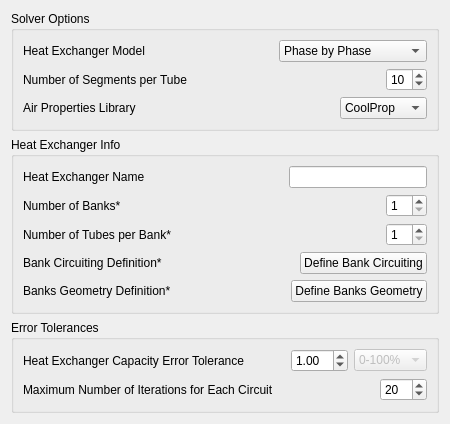
     <widget class="QWidget" name="Basic">
      <attribute name="title">
       <string>Basic Info</string>
      </attribute>
      <layout class="QVBoxLayout" name="verticalLayout_2">
       <item>
        <widget class="QGroupBox" name="Microchannel_solver_options_group">
         <property name="title">
          <string>Solver Options</string>
         </property>
         <layout class="QVBoxLayout" name="verticalLayout_4">
          <item>
           <layout class="QHBoxLayout" name="horizontalLayout_5">
            <item>
             <widget class="QLabel" name="Microchannel_mode_label">
              <property name="text">
               <string>Heat Exchanger Model</string>
              </property>
             </widget>
            </item>
            <item>
             <spacer name="horizontalSpacer_9">
              <property name="orientation">
               <enum>Qt::Horizontal</enum>
              </property>
              <property name="sizeHint" stdset="0">
               <size>
                <width>40</width>
                <height>20</height>
               </size>
              </property>
             </spacer>
            </item>
            <item>
             <widget class="QComboBox" name="Microchannel_mode">
              <property name="currentIndex">
               <number>1</number>
              </property>
              <item>
               <property name="text">
                <string>Segment by Segment</string>
               </property>
              </item>
              <item>
               <property name="text">
                <string>Phase by Phase</string>
               </property>
              </item>
             </widget>
            </item>
           </layout>
          </item>
          <item>
           <layout class="QHBoxLayout" name="horizontalLayout_6">
            <item>
             <widget class="QLabel" name="Microchannel_N_segments_label">
              <property name="toolTip">
               <string>Segment by segment devides each tube to number of segments, while phase by phase solve each phase as one segment</string>
              </property>
              <property name="text">
               <string>Number of Segments per Tube</string>
              </property>
             </widget>
            </item>
            <item>
             <spacer name="horizontalSpacer_10">
              <property name="orientation">
               <enum>Qt::Horizontal</enum>
              </property>
              <property name="sizeHint" stdset="0">
               <size>
                <width>40</width>
                <height>20</height>
               </size>
              </property>
             </spacer>
            </item>
            <item>
             <widget class="QSpinBox" name="Microchannel_N_segments">
              <property name="toolTip">
               <string>Segment by segment devides each tube to number of segments, while phase by phase solve each phase as one segment</string>
              </property>
              <property name="minimum">
               <number>1</number>
              </property>
              <property name="maximum">
               <number>50</number>
              </property>
              <property name="value">
               <number>10</number>
              </property>
             </widget>
            </item>
           </layout>
          </item>
          <item>
           <layout class="QHBoxLayout" name="horizontalLayout_7">
            <item>
             <widget class="QLabel" name="Microchannel_accurate_label">
              <property name="toolTip">
               <string>Coolprop is more accurate but usually takes longer time to solve</string>
              </property>
              <property name="text">
               <string>Air Properties Library</string>
              </property>
             </widget>
            </item>
            <item>
             <spacer name="horizontalSpacer_11">
              <property name="orientation">
               <enum>Qt::Horizontal</enum>
              </property>
              <property name="sizeHint" stdset="0">
               <size>
                <width>40</width>
                <height>20</height>
               </size>
              </property>
             </spacer>
            </item>
            <item>
             <widget class="QComboBox" name="Microchannel_accurate">
              <property name="toolTip">
               <string>Coolprop is more accurate but usually takes longer time to solve</string>
              </property>
              <item>
               <property name="text">
                <string>CoolProp</string>
               </property>
              </item>
              <item>
               <property name="text">
                <string>Psychrolib</string>
               </property>
              </item>
             </widget>
            </item>
           </layout>
          </item>
         </layout>
        </widget>
       </item>
       <item>
        <widget class="QGroupBox" name="Microchannel_HX_info_group">
         <property name="title">
          <string>Heat Exchanger Info</string>
         </property>
         <layout class="QVBoxLayout" name="verticalLayout_3">
          <item>
           <layout class="QHBoxLayout" name="horizontalLayout_2">
            <item>
             <widget class="QLabel" name="Microchannel_name_label">
              <property name="text">
               <string>Heat Exchanger Name</string>
              </property>
             </widget>
            </item>
            <item>
             <spacer name="horizontalSpacer_6">
              <property name="orientation">
               <enum>Qt::Horizontal</enum>
              </property>
              <property name="sizeHint" stdset="0">
               <size>
                <width>40</width>
                <height>20</height>
               </size>
              </property>
             </spacer>
            </item>
            <item>
             <widget class="QLineEdit" name="Microchannel_name"/>
            </item>
           </layout>
          </item>
          <item>
           <layout class="QHBoxLayout" name="horizontalLayout_3">
            <item>
             <widget class="QLabel" name="Microchannel_N_bank_label">
              <property name="text">
               <string>Number of Banks*</string>
              </property>
             </widget>
            </item>
            <item>
             <spacer name="horizontalSpacer_7">
              <property name="orientation">
               <enum>Qt::Horizontal</enum>
              </property>
              <property name="sizeHint" stdset="0">
               <size>
                <width>40</width>
                <height>20</height>
               </size>
              </property>
             </spacer>
            </item>
            <item>
             <widget class="QSpinBox" name="Microchannel_N_bank">
              <property name="minimum">
               <number>1</number>
              </property>
             </widget>
            </item>
           </layout>
          </item>
          <item>
           <layout class="QHBoxLayout" name="horizontalLayout_11">
            <item>
             <widget class="QLabel" name="Microchannel_N_tube_per_bank_label">
              <property name="text">
               <string>Number of Tubes per Bank*</string>
              </property>
             </widget>
            </item>
            <item>
             <spacer name="horizontalSpacer_12">
              <property name="orientation">
               <enum>Qt::Horizontal</enum>
              </property>
              <property name="sizeHint" stdset="0">
               <size>
                <width>40</width>
                <height>20</height>
               </size>
              </property>
             </spacer>
            </item>
            <item>
             <widget class="QSpinBox" name="Microchannel_N_tube_per_bank">
              <property name="minimum">
               <number>1</number>
              </property>
             </widget>
            </item>
           </layout>
          </item>
          <item>
           <layout class="QHBoxLayout" name="horizontalLayout_38">
            <item>
             <widget class="QLabel" name="Microchannel_bank_circuit_define_label">
              <property name="text">
               <string>Bank Circuiting Definition*</string>
              </property>
             </widget>
            </item>
            <item>
             <spacer name="horizontalSpacer_44">
              <property name="orientation">
               <enum>Qt::Horizontal</enum>
              </property>
              <property name="sizeHint" stdset="0">
               <size>
                <width>40</width>
                <height>20</height>
               </size>
              </property>
             </spacer>
            </item>
            <item>
             <widget class="QPushButton" name="Microchannel_bank_circuit_define_button">
              <property name="text">
               <string>Define Bank Circuiting</string>
              </property>
             </widget>
            </item>
           </layout>
          </item>
          <item>
           <layout class="QHBoxLayout" name="horizontalLayout_39">
            <item>
             <widget class="QLabel" name="Microchannel_bank_geometry_define_label">
              <property name="text">
               <string>Banks Geometry Definition*</string>
              </property>
             </widget>
            </item>
            <item>
             <spacer name="horizontalSpacer_45">
              <property name="orientation">
               <enum>Qt::Horizontal</enum>
              </property>
              <property name="sizeHint" stdset="0">
               <size>
                <width>40</width>
                <height>20</height>
               </size>
              </property>
             </spacer>
            </item>
            <item>
             <widget class="QPushButton" name="Microchannel_bank_geometry_define_button">
              <property name="text">
               <string>Define Banks Geometry</string>
              </property>
             </widget>
            </item>
           </layout>
          </item>
         </layout>
        </widget>
       </item>
       <item>
        <widget class="QGroupBox" name="Microchannel_error_tolerance_group">
         <property name="title">
          <string>Error Tolerances</string>
         </property>
         <layout class="QVBoxLayout" name="verticalLayout_5">
          <item>
           <layout class="QHBoxLayout" name="horizontalLayout_14">
            <item>
             <widget class="QLabel" name="Microchannel_HX_Q_tolerance_label">
              <property name="text">
               <string>Heat Exchanger Capacity Error Tolerance</string>
              </property>
             </widget>
            </item>
            <item>
             <spacer name="horizontalSpacer_41">
              <property name="orientation">
               <enum>Qt::Horizontal</enum>
              </property>
              <property name="sizeHint" stdset="0">
               <size>
                <width>40</width>
                <height>20</height>
               </size>
              </property>
             </spacer>
            </item>
            <item>
             <widget class="QDoubleSpinBox" name="Microchannel_HX_Q_tolerance">
              <property name="minimum">
               <double>0.010000000000000</double>
              </property>
              <property name="value">
               <double>1.000000000000000</double>
              </property>
             </widget>
            </item>
            <item>
             <widget class="QComboBox" name="Microchannel_HX_Q_tolerance_unit">
              <property name="enabled">
               <bool>false</bool>
              </property>
              <item>
               <property name="text">
                <string>0-100%</string>
               </property>
              </item>
             </widget>
            </item>
           </layout>
          </item>
          <item>
           <layout class="QHBoxLayout" name="horizontalLayout_15">
            <item>
             <widget class="QLabel" name="Microchannel_max_N_iterations_label">
              <property name="text">
               <string>Maximum Number of Iterations for Each Circuit</string>
              </property>
             </widget>
            </item>
            <item>
             <spacer name="horizontalSpacer_42">
              <property name="orientation">
               <enum>Qt::Horizontal</enum>
              </property>
              <property name="sizeHint" stdset="0">
               <size>
                <width>40</width>
                <height>20</height>
               </size>
              </property>
             </spacer>
            </item>
            <item>
             <widget class="QSpinBox" name="Microchannel_max_N_iterations">
              <property name="minimum">
               <number>1</number>
              </property>
              <property name="maximum">
               <number>100</number>
              </property>
              <property name="value">
               <number>20</number>
              </property>
             </widget>
            </item>
           </layout>
          </item>
         </layout>
        </widget>
       </item>
      </layout>
     </widget>
